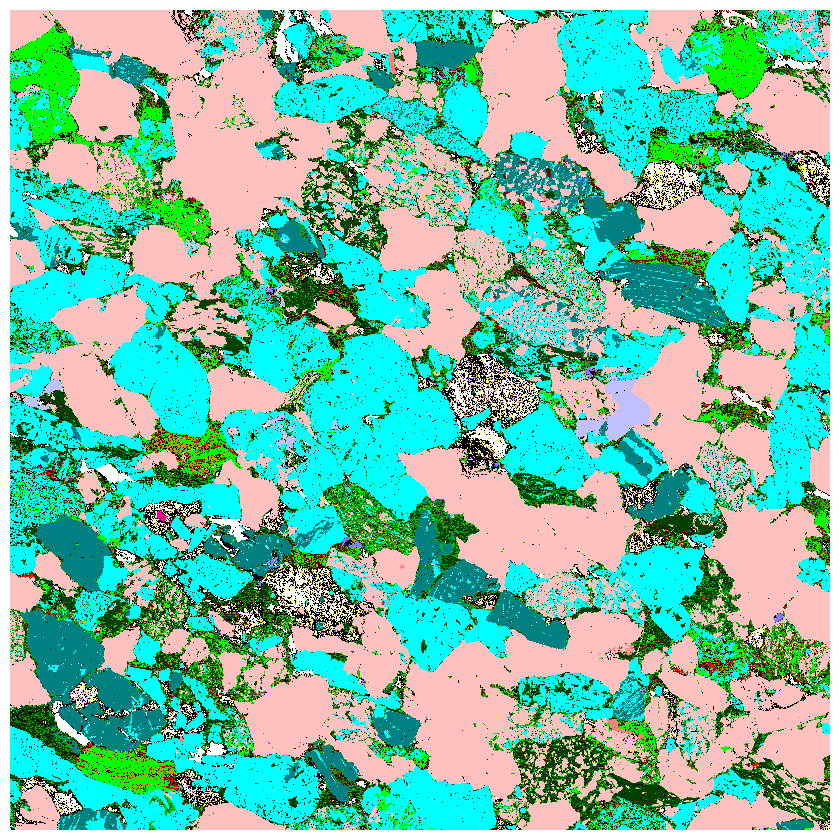
#> input picture data/qaak/65.BMP, 840 x 840 px, found by its file name
$ python ColorDetection.py
#> lines starting #> are read from the running program, lines starting #| are printed output that depends on the picture; after the words box and inside, x2 and y2 are one past the last pixel; in counts of white or black regions, pixels touching at a corner belong together
# -*- coding: utf-8 -*-
# @Time : 2020/3/4 上午10:15
# @Author : LuoLu
# @FileName: ColorDetection.py
# @Software: PyCharm
# @Github ：https://github.com/luolugithub
# @E-mail ：argluolu@gmail.com

from __future__ import division
import cv2
import numpy as np


def nothing(*arg):
    pass


# [7 lines of commented-out code are left out]
icol = (0, 136, 126, 176, 255, 200)   # caolv R: 0 G: 136 B: 126 | 0, 128, 128
# [15 lines of commented-out code are left out]

cv2.namedWindow('colorTest', flags=2)
# Lower range colour sliders.
cv2.createTrackbar('lowHue', 'colorTest', icol[0], 255, nothing)
cv2.createTrackbar('lowSat', 'colorTest', icol[1], 255, nothing)
cv2.createTrackbar('lowVal', 'colorTest', icol[2], 255, nothing)
# Higher range colour sliders.
cv2.createTrackbar('highHue', 'colorTest', icol[3], 255, nothing)
cv2.createTrackbar('highSat', 'colorTest', icol[4], 255, nothing)
cv2.createTrackbar('highVal', 'colorTest', icol[5], 255, nothing)

# Raspberry pi file path example.
# frame = cv2.imread('/home/pi/python3/opencv/color-test/colour-circles-test.jpg')
# Windows file path example.
frame = cv2.imread('/home/luolu/PycharmProjects/color_detection/data/qaak/65.BMP')
#> frame is the input picture: shape (840, 840, 3); mean B, G, R 165, 189.2, 115.6

while True:
    # Get HSV values from the GUI sliders.
    lowHue = cv2.getTrackbarPos('lowHue', 'colorTest')
    lowSat = cv2.getTrackbarPos('lowSat', 'colorTest')
    lowVal = cv2.getTrackbarPos('lowVal', 'colorTest')
    highHue = cv2.getTrackbarPos('highHue', 'colorTest')
    highSat = cv2.getTrackbarPos('highSat', 'colorTest')
    highVal = cv2.getTrackbarPos('highVal', 'colorTest')

    # Show the original image.
    cv2.imshow('frame', frame)

    # Blur methods available, comment or uncomment to try different blur methods.
    frameBGR = cv2.GaussianBlur(frame, (7, 7), 0)
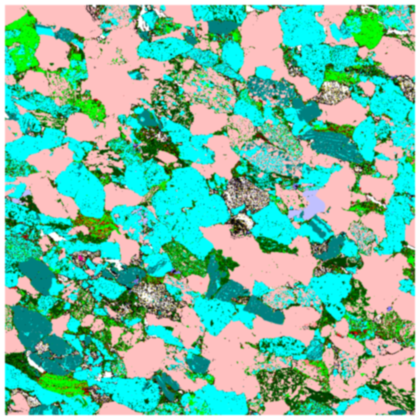
#> frameBGR: shape (840, 840, 3) (shown at 1/2 size); mean B, G, R 165, 189.2, 115.6
    # frameBGR = cv2.medianBlur(frameBGR, 7)
    # frameBGR = cv2.bilateralFilter(frameBGR, 15 ,75, 75)
    """kernal = np.ones((15, 15), np.float32)/255
    frameBGR = cv2.filter2D(frameBGR, -1, kernal)"""

    # Show blurred image.
    cv2.imshow('blurred', frameBGR)

    # HSV (Hue, Saturation, Value).
    # Convert the frame to HSV colour model.
    hsv = cv2.cvtColor(frameBGR, cv2.COLOR_BGR2HSV)
#> hsv: shape (840, 840, 3); mean H, S, V 48.9, 146.5, 207.3

    # HSV values to define a colour range.
    colorLow = np.array([lowHue, lowSat, lowVal])
    colorHigh = np.array([highHue, highSat, highVal])
    mask = cv2.inRange(hsv, colorLow, colorHigh)
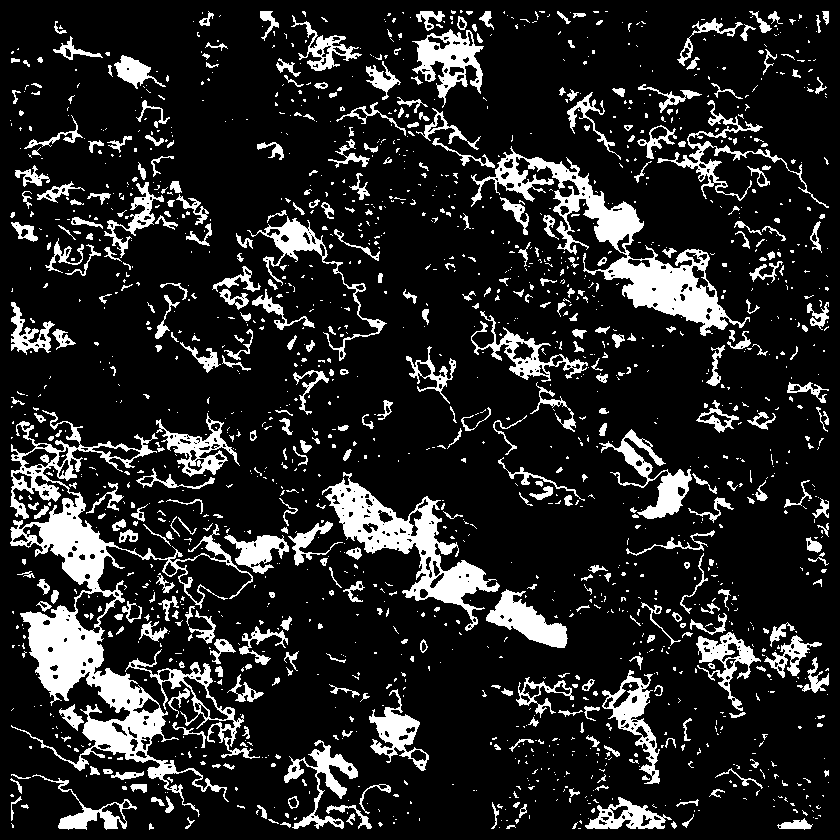
#> mask: shape (840, 840); 15.1% white; 1691 white regions (1269 under 20 px), largest, box (x1, y1, x2, y2) and area: (10, 410, 253, 817) 17739, (471, 146, 750, 336) 9630, (322, 472, 500, 631) 6900
    # Show the first mask
    cv2.imshow('mask-plain', mask)

    kernal = cv2.getStructuringElement(cv2.MORPH_ELLIPSE, (7, 7))
    mask = cv2.morphologyEx(mask, cv2.MORPH_CLOSE, kernal)
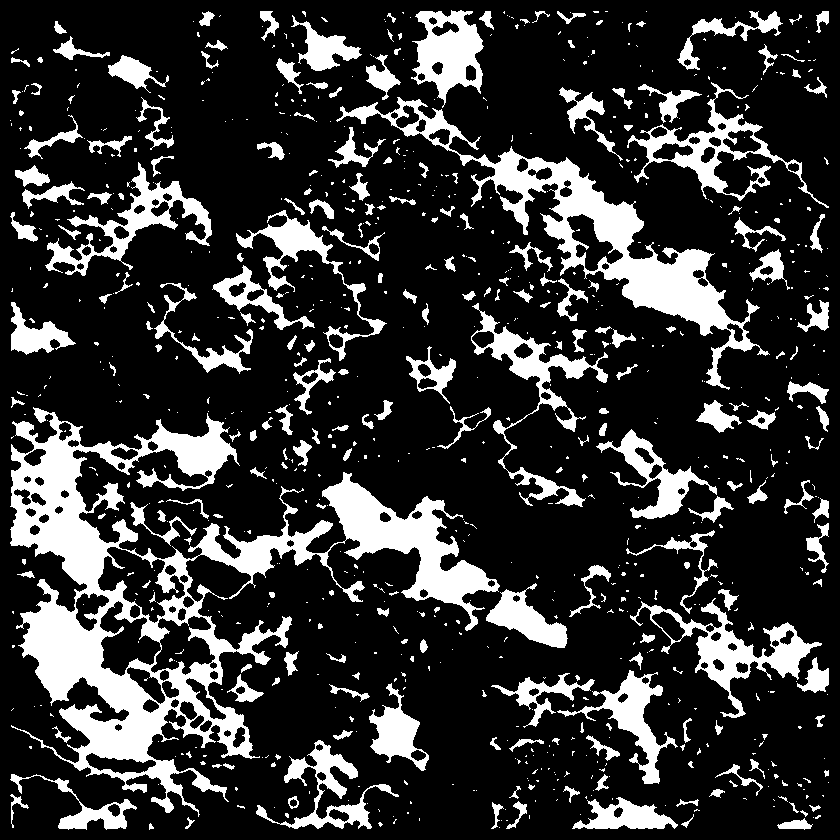
#> mask: shape (840, 840); 20.4% white; 858 white regions (616 under 20 px), largest, box (x1, y1, x2, y2) and area: (10, 407, 500, 817) 47332, (336, 97, 770, 390) 15909, (630, 598, 822, 718) 4793
    mask = cv2.morphologyEx(mask, cv2.MORPH_OPEN, kernal)
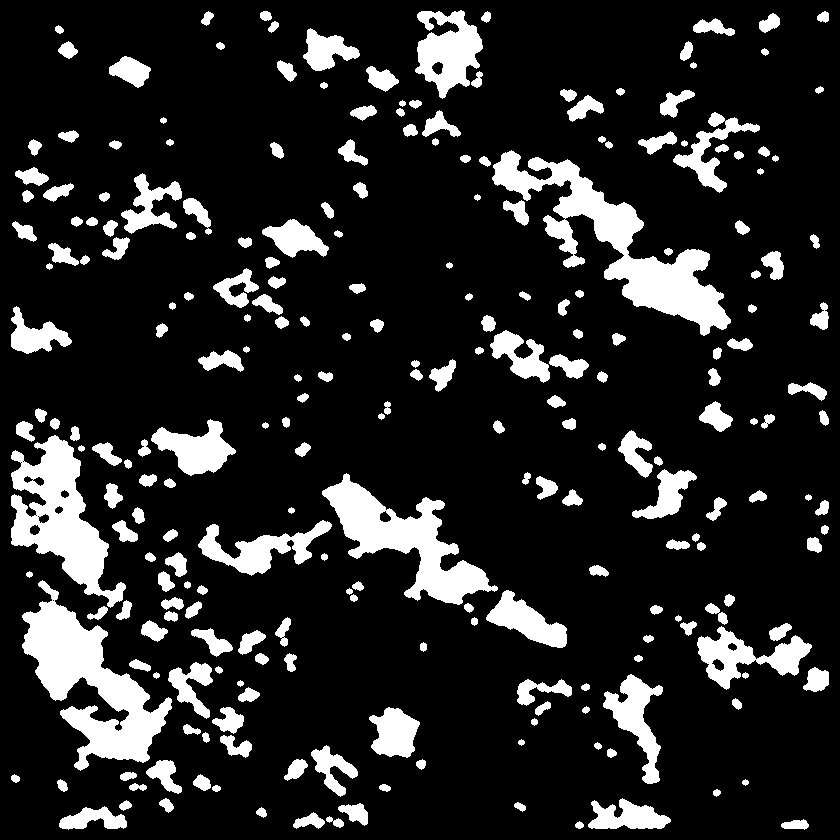
#> mask: shape (840, 840); 15.3% white; 249 white regions, largest, box (x1, y1, x2, y2) and area: (492, 150, 731, 336) 11596, (22, 580, 172, 771) 10869, (11, 435, 126, 608) 8279

    # Show morphological transformation mask
    cv2.imshow('mask', mask)

    # Put mask over top of the original image.
    result = cv2.bitwise_and(frame, frame, mask=mask)
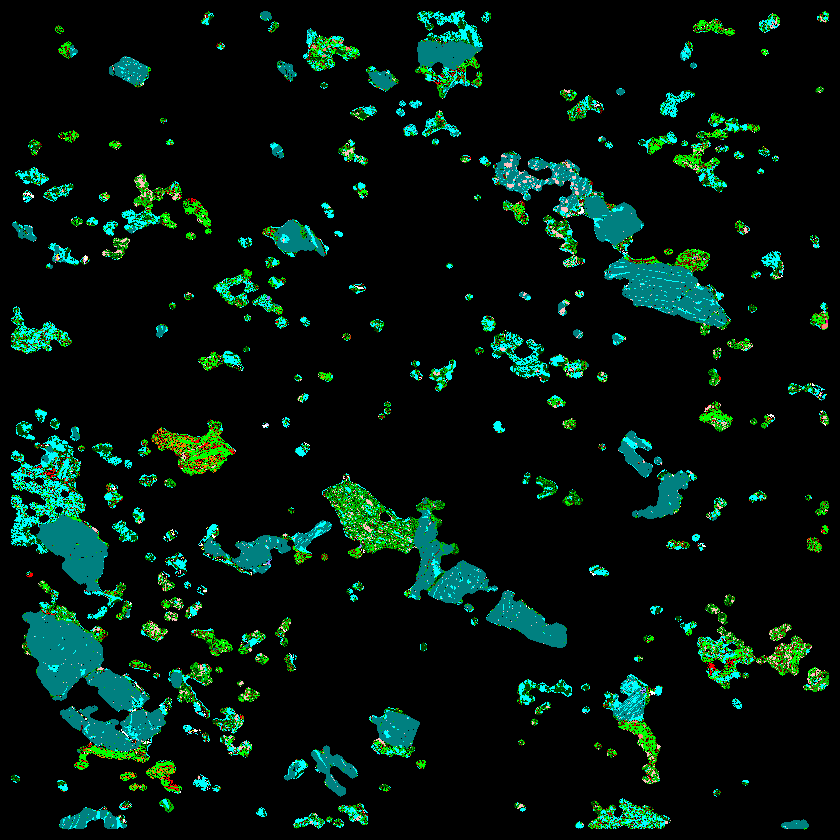
#> result: shape (840, 840, 3); mean B, G, R 15.2, 23.2, 3.5

    # Show final output image
    cv2.imshow('colorTest', result)

    k = cv2.waitKey(5) & 0xFF
#> (key Esc is pressed here)
    if k == 27:
        break

cv2.destroyAllWindows()

$ run again, with data/qaak/1.BMP copied over data/qaak/65.BMP
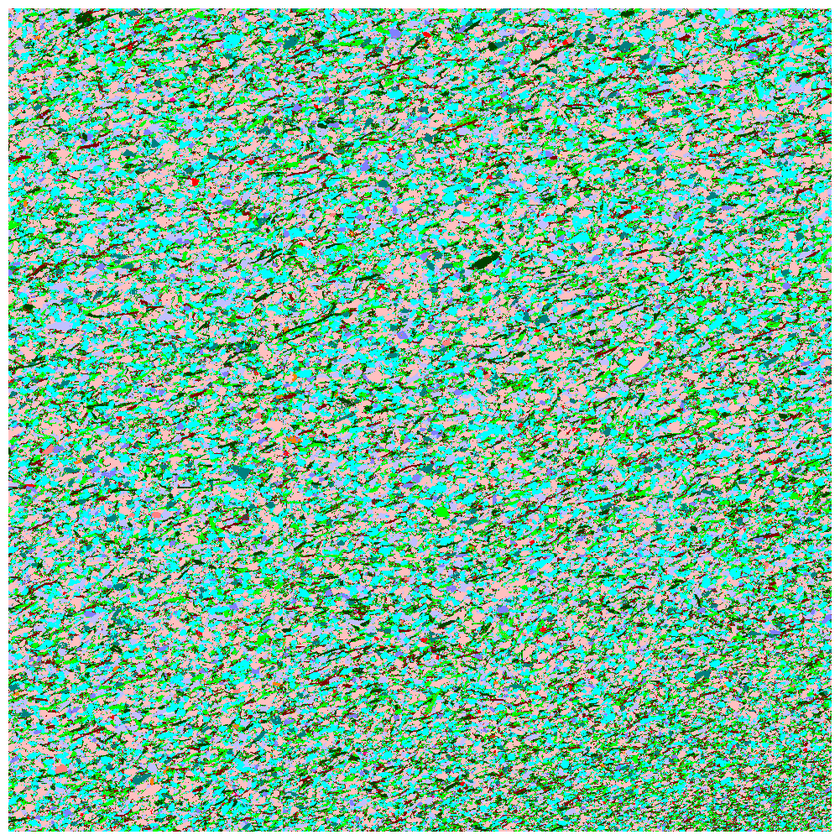
#> input picture data/qaak/1.BMP, 840 x 840 px, shrunk from 1001 x 1001 before the run, found by its file name
#> frame is the input picture: shape (840, 840, 3); mean B, G, R 157.7, 186.4, 122.6
#> hsv: shape (840, 840, 3); mean H, S, V 69, 104.7, 193.2
#> `mask = cv2.inRange(hsv, colorLow, colorHigh)`:
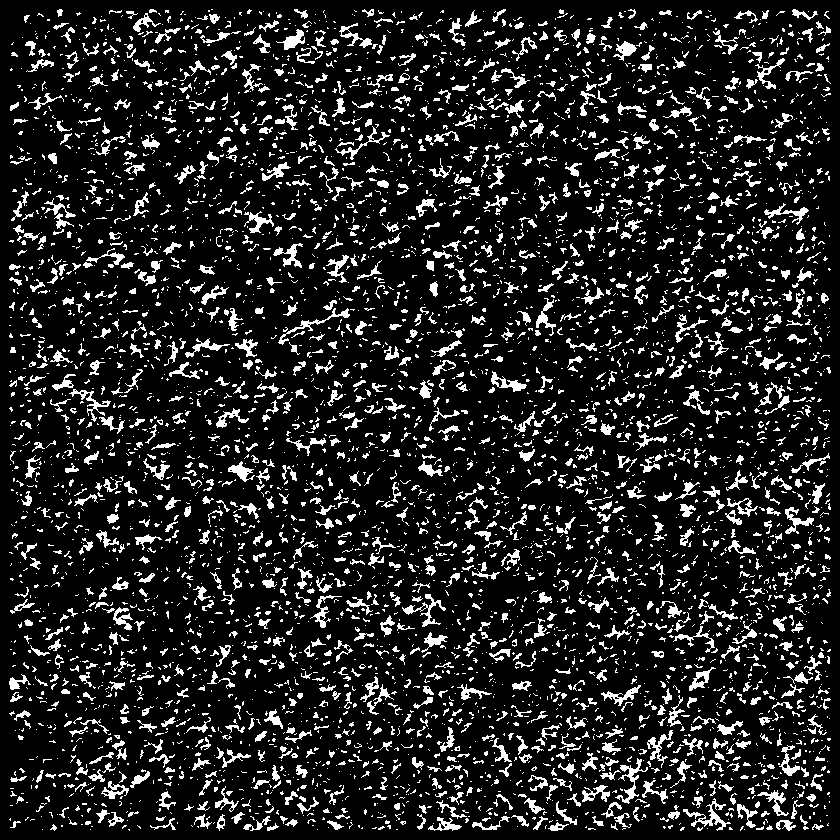
#> mask: shape (840, 840); 13.7% white in thin lines or dots
#> `result = cv2.bitwise_and(frame, frame, mask=mask)`:
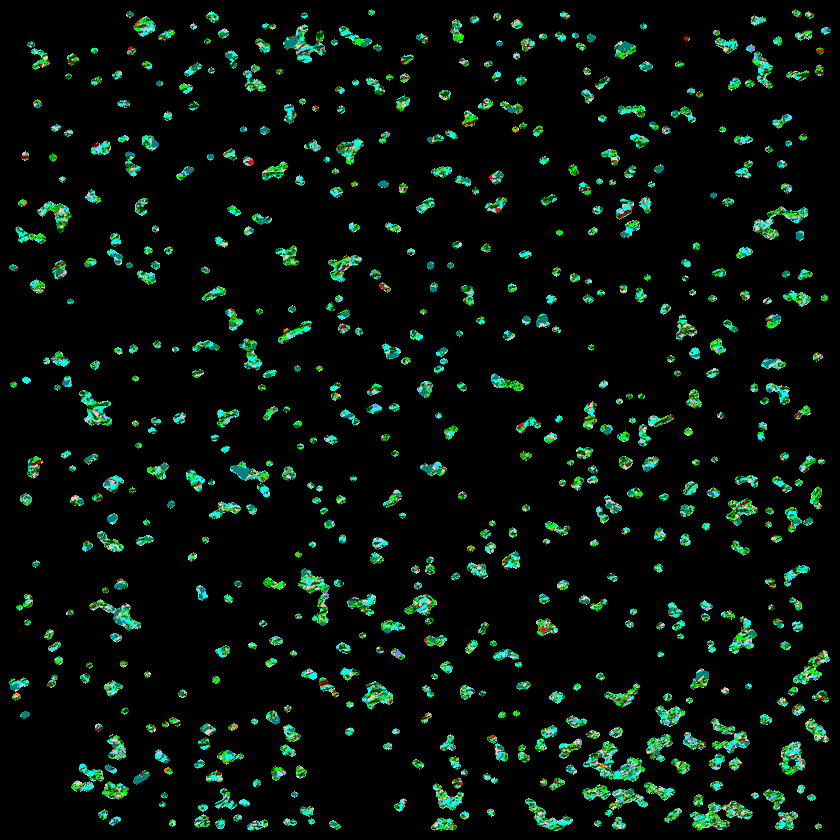
#> result: shape (840, 840, 3); mean B, G, R 11.2, 17.4, 6

$ run again, with data/qaak/14.BMP copied over data/qaak/65.BMP
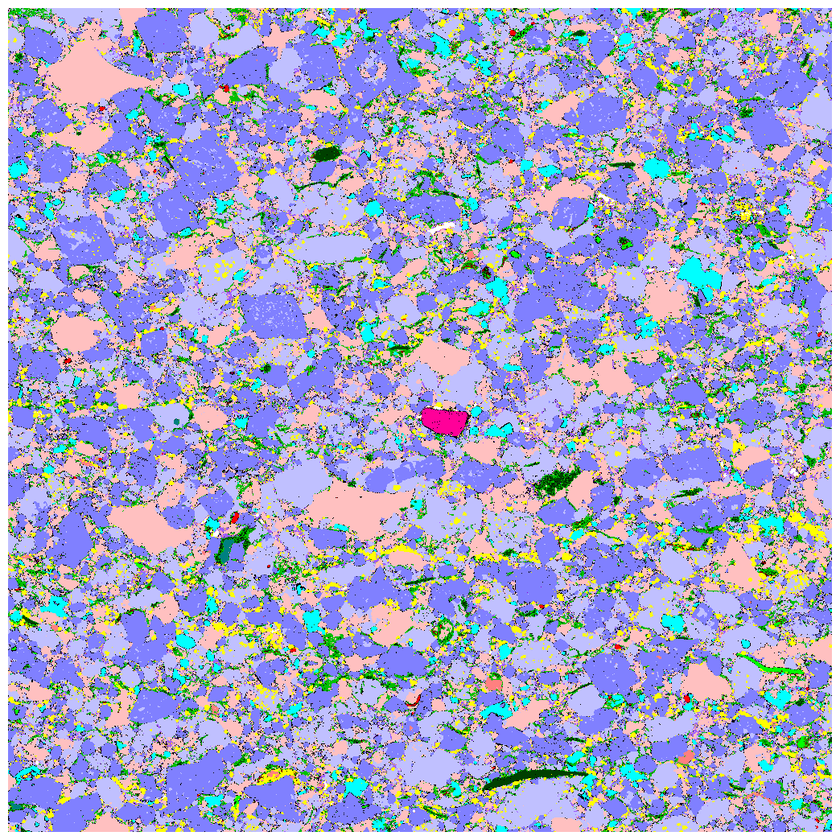
#> input picture data/qaak/14.BMP, 840 x 840 px, shrunk from 1044 x 1044 before the run, found by its file name
#> frame is the input picture: shape (840, 840, 3); mean B, G, R 201.6, 166.3, 165.1
#> hsv: shape (840, 840, 3); mean H, S, V 98.5, 81, 218.5
#> `mask = cv2.inRange(hsv, colorLow, colorHigh)`:
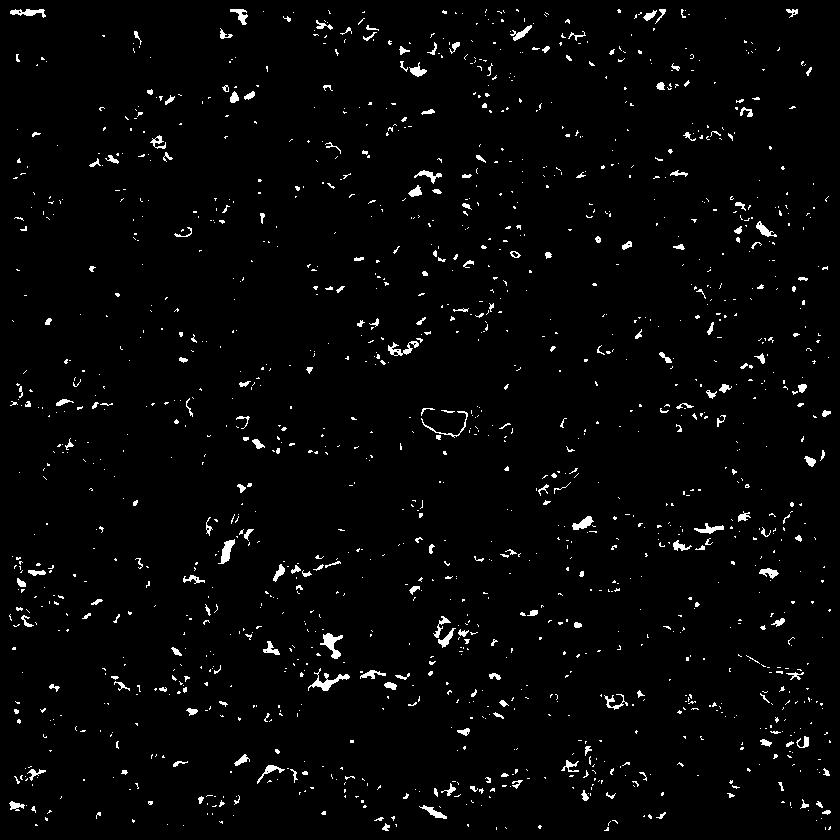
#> mask: shape (840, 840); 2.4% white; 1469 white regions (1238 under 20 px), largest, box (x1, y1, x2, y2) and area: (308, 668, 350, 691) 272, (320, 633, 343, 659) 253, (218, 539, 235, 564) 197
#> `mask = cv2.morphologyEx(mask, cv2.MORPH_OPEN, kernal)`:
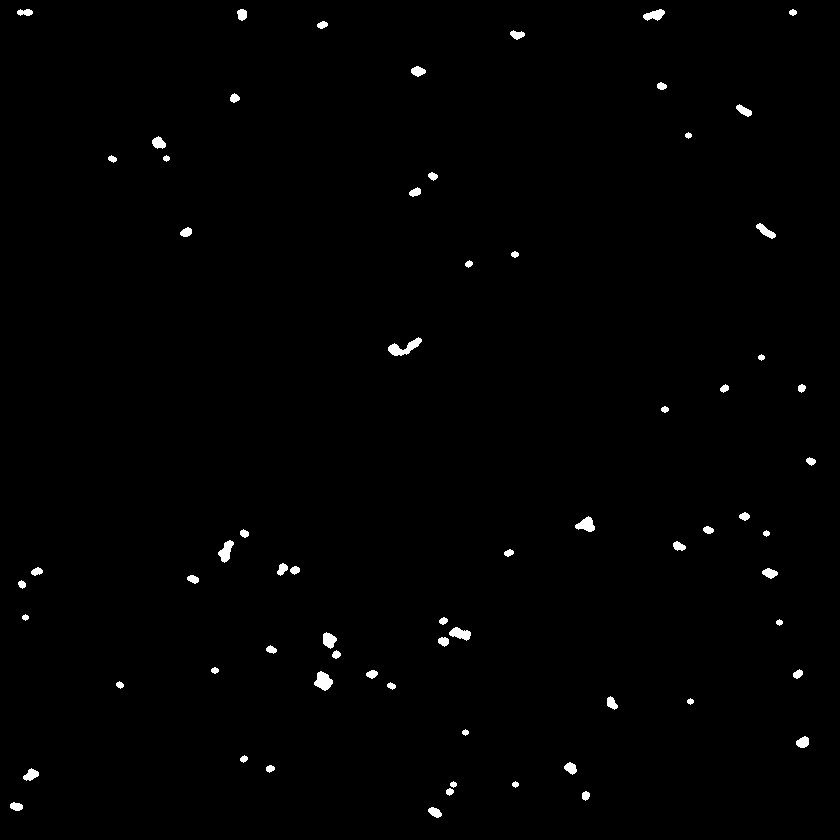
#> mask: shape (840, 840); 0.77% white; 68 white regions, largest, box (x1, y1, x2, y2) and area: (388, 337, 422, 356) 279, (314, 671, 333, 691) 240, (218, 540, 234, 563) 198
